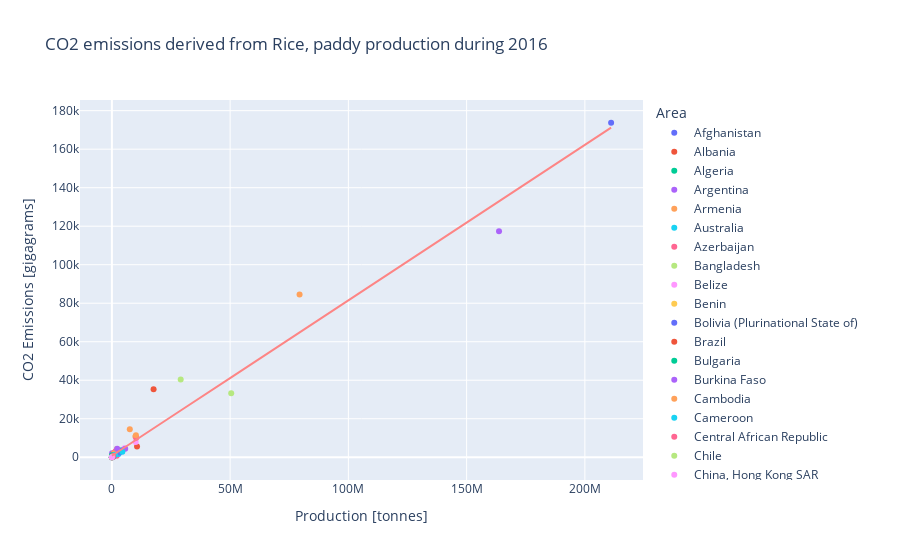

The notebook cell saved with this chart:
### Code cell
regplot_emissions(df, 'Rice, paddy', año = 2016)
